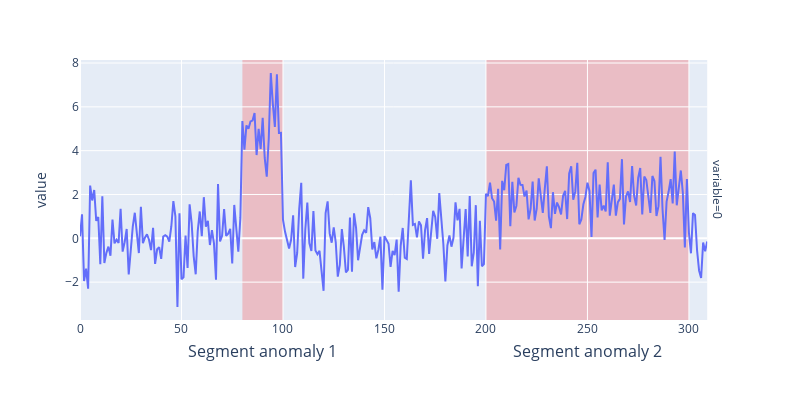

The notebook cell this image was saved under:
### Markdown cell above
Point anomaly detection: Detect individual data points that are significantly different from the rest of the data.

### Code cell
from skchange.datasets.generate import generate_anomalous_data

anomalies = [
    (80, 100),
    (200, 300),
]
means = [5.0, 2.0]
df = generate_anomalous_data(n, anomalies, means, random_state=8)
anomaly_plot = plot_multivariate_time_series(df)
segments = pd.Series([pd.Interval(*anomaly, closed="left") for anomaly in anomalies])
anomaly_plot = add_segmentation_vrects(anomaly_plot, segments, ["red"])
for i, segment in enumerate(segments):
    anomaly_plot.add_annotation(
        x=segment.mid,
        y=-0.13,
        text=f"Segment anomaly {i+1}",
        showarrow=False,
        yshift=-10,
        font=dict(size=16),
        xref="x",
        yref="paper",
    )
anomaly_plot.update_layout(
    showlegend=False, xaxis_title=None, width=base_width, height=base_height
)
anomaly_plot

### Figure 1 — Plotly figure (JSON) as saved in the notebook; plotly's stock layout.template omitted (floating-point values rounded to 4 significant figures; data arrays with more than 128 entries replaced by an {"elided": "..."} marker saying what was removed)
{"data": [{"hovertemplate": "variable=0<br>index=%{x}<br>value=%{y}<extra></extra>", "legendgroup": "", "line": {"color": "#636efa", "dash": "solid"}, "marker": {"symbol": "circle"}, "mode": "lines", "name": "", "orientation": "v", "showlegend": false, "type": "scatter", "x": {"elided": "310 int values"}, "xaxis": "x", "y": {"elided": "310 float values"}, "yaxis": "y"}], "layout": {"annotations": [{"showarrow": false, "text": "variable=0", "textangle": 90, "x": 0.98, "xanchor": "left", "xref": "paper", "y": 0.5, "yanchor": "middle", "yref": "paper"}, {"font": {"size": 16}, "showarrow": false, "text": "Segment anomaly 1", "x": 90, "xref": "x", "y": -0.13, "yref": "paper", "yshift": -10}, {"font": {"size": 16}, "showarrow": false, "text": "Segment anomaly 2", "x": 250, "xref": "x", "y": -0.13, "yref": "paper", "yshift": -10}], "height": 400, "legend": {"tracegroupgap": 0}, "margin": {"t": 60}, "shapes": [{"fillcolor": "red", "layer": "below", "line": {"width": 0}, "opacity": 0.2, "type": "rect", "x0": 80, "x1": 100, "xref": "x", "y0": 0, "y1": 1, "yref": "y domain"}, {"fillcolor": "red", "layer": "below", "line": {"width": 0}, "opacity": 0.2, "type": "rect", "x0": 200, "x1": 300, "xref": "x", "y0": 0, "y1": 1, "yref": "y domain"}], "showlegend": false, "width": 800, "xaxis": {"anchor": "y", "domain": [0, 0.98], "title": {}}, "yaxis": {"anchor": "x", "domain": [0, 1], "title": {"text": "value"}}}}
